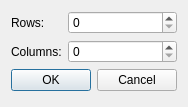
<?xml version="1.0" encoding="UTF-8"?>
<ui version="4.0">
 <class>TabMaxSizeDialog</class>
 <widget class="QDialog" name="TabMaxSizeDialog">
  <property name="geometry">
   <rect>
    <x>0</x>
    <y>0</y>
    <width>184</width>
    <height>107</height>
   </rect>
  </property>
  <property name="windowTitle">
   <string>Dialog</string>
  </property>
  <layout class="QFormLayout" name="formLayout">
   <item row="0" column="0">
    <widget class="QLabel" name="label">
     <property name="text">
      <string>Rows:</string>
     </property>
    </widget>
   </item>
   <item row="0" column="1">
    <widget class="QSpinBox" name="xBox"/>
   </item>
   <item row="1" column="0">
    <widget class="QLabel" name="label_2">
     <property name="text">
      <string>Columns:</string>
     </property>
    </widget>
   </item>
   <item row="1" column="1">
    <widget class="QSpinBox" name="yBox"/>
   </item>
   <item row="2" column="0" colspan="2">
    <widget class="QDialogButtonBox" name="buttonBox">
     <property name="orientation">
      <enum>Qt::Horizontal</enum>
     </property>
     <property name="standardButtons">
      <set>QDialogButtonBox::Cancel|QDialogButtonBox::Ok</set>
     </property>
    </widget>
   </item>
  </layout>
 </widget>
 <resources/>
 <connections>
  <connection>
   <sender>buttonBox</sender>
   <signal>accepted()</signal>
   <receiver>TabMaxSizeDialog</receiver>
   <slot>emitData()</slot>
   <hints>
    <hint type="sourcelabel">
     <x>248</x>
     <y>254</y>
    </hint>
    <hint type="destinationlabel">
     <x>157</x>
     <y>274</y>
    </hint>
   </hints>
  </connection>
  <connection>
   <sender>buttonBox</sender>
   <signal>rejected()</signal>
   <receiver>TabMaxSizeDialog</receiver>
   <slot>reject()</slot>
   <hints>
    <hint type="sourcelabel">
     <x>316</x>
     <y>260</y>
    </hint>
    <hint type="destinationlabel">
     <x>286</x>
     <y>274</y>
    </hint>
   </hints>
  </connection>
 </connections>
 <slots>
  <slot>emitData()</slot>
 </slots>
</ui>
